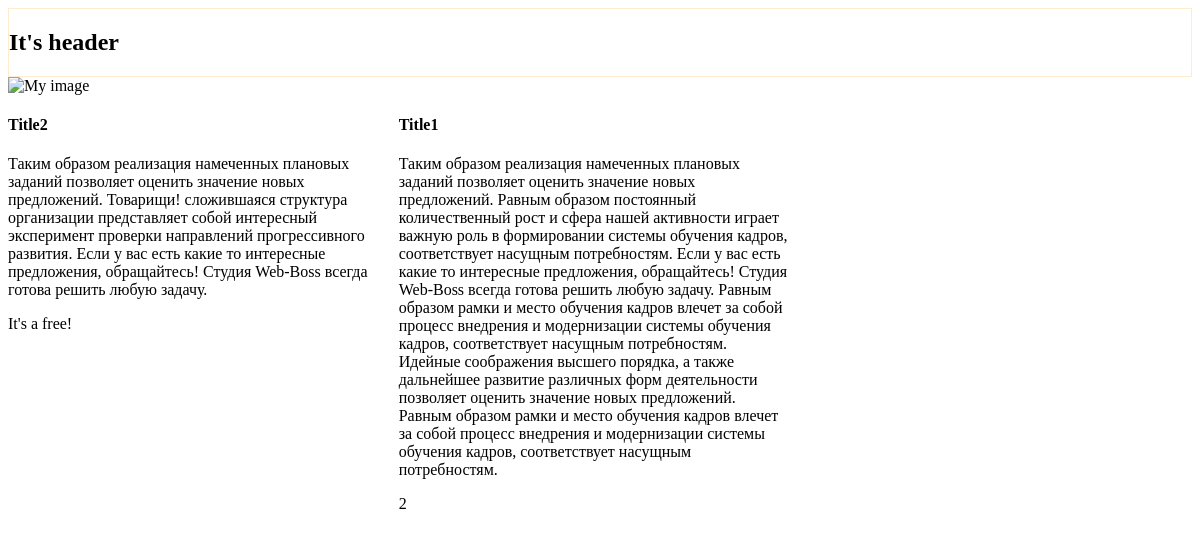
The page /articles/ on the database as committed earlier.
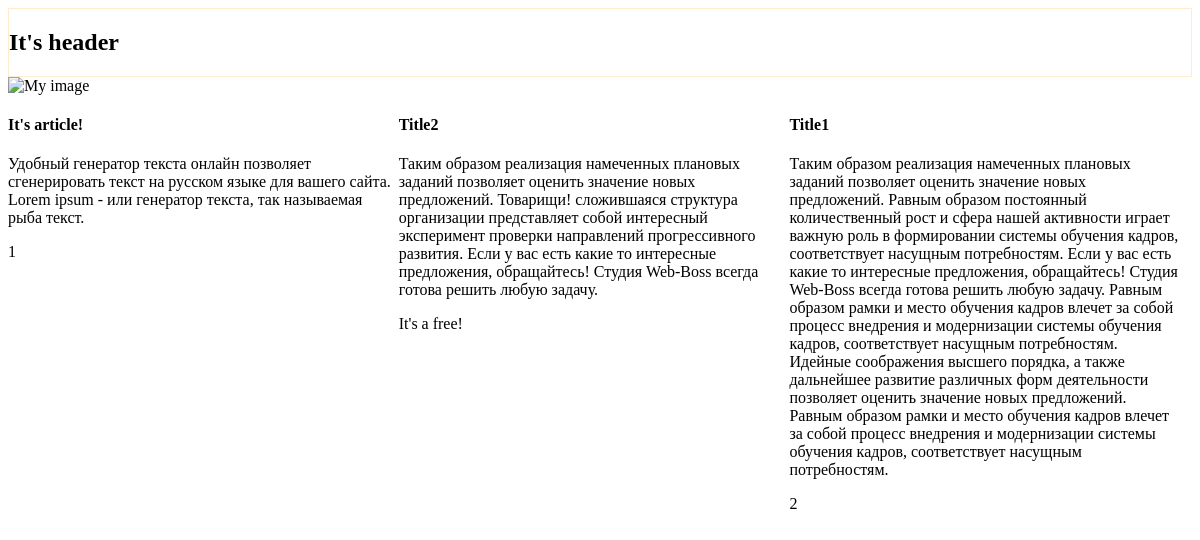
The same page on the database as committed later.
### mainapp/models.py (models this page shows, shortened)
class Posts(models.Model):
    class Kinds(models.IntegerChoices):
        BUY = 1, 'Куплю'
        SELL = 2, 'Продам'
        EXCHANGE = 3, 'Обменяю'
    Title = models.CharField(max_length=50, verbose_name='Title')
    MainText = models.TextField(null=True, verbose_name='Text', )
    Price = models.IntegerField(null=True, blank=True, verbose_name='Price')
    DataPublish = models.DateTimeField(auto_now_add=True, verbose_name='Date')
    class Meta:
        verbose_name = 'Post'
        verbose_name_plural = 'Posts'
        ordering = ['-DataPublish', 'Title']

### mainapp/views.py (the view)
# urls.py: path('articles/', articles)
def articles(request):
    return render(request, template_name='main/articles.html', context={'content':Posts.objects.all()})

### mainapp/templates/main/articles.html (shortened to what this page needs)
{% extends "base.html" %}
{% load static %}
{% block mainblock %}
<img src="{% static "images/unnamed.jpg" %}" alt="My image"/>
<div class="wrapper">
    {% for c in content %}
        <div>
            <h4>{{c.Title}}</h4>
            <p>{{c.MainText}}</p>
            {% if c.Price == None %}
                <p>It's a free!</p>
            {% else %}
                <p>{{c.Price}}</p>
            {% endif %}
        </div>
    {% endfor %}
</div>
{% endblock %}

### mainapp/templates/base.html (shortened to what this page needs)
<!DOCTYPE html>
<html lang="en">
<head>
    {% load static %}
    <link rel="stylesheet" src="{% static "css/main.css" %}">
</head>
<body>
    <header>
        <div class="header-div" >
            <h2 style="text-decoration: none;">It's header</h2>
        </div>
    </header>
    {% block mainblock %}{% endblock %}
</body>
</html>

### mainapp/templates/base.html (style rules this page uses)
.header-div { border: 1px solid blanchedalmond; }

### mainapp/templates/main/articles.html (style rules this page uses)
.wrapper { display: grid; grid-template-columns: 33% 33% 33%; }

Rows that differ between the two databases and show on the page:
added Posts: Title "It's article!", MainText "Удобный генератор текста онлайн позволяет сгенерировать текст на русском языке для вашего сайта. Lorem ipsum - или генератор текста, так называемая рыба текст.", Price "1"
